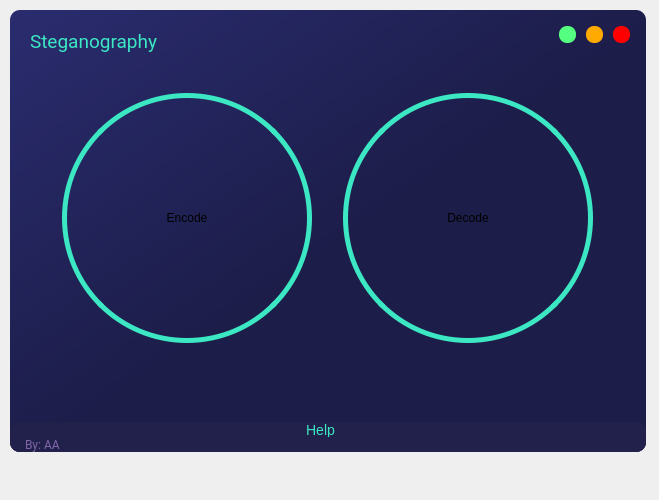
<?xml version="1.0" encoding="UTF-8"?>
<ui version="4.0">
 <class>MainWindow</class>
 <widget class="QMainWindow" name="MainWindow">
  <property name="geometry">
   <rect>
    <x>0</x>
    <y>0</y>
    <width>659</width>
    <height>500</height>
   </rect>
  </property>
  <property name="minimumSize">
   <size>
    <width>500</width>
    <height>500</height>
   </size>
  </property>
  <property name="windowTitle">
   <string>MainWindow</string>
  </property>
  <widget class="QWidget" name="centralwidget">
   <widget class="QFrame" name="drop_shadow_frame">
    <property name="geometry">
     <rect>
      <x>10</x>
      <y>10</y>
      <width>636</width>
      <height>442</height>
     </rect>
    </property>
    <property name="styleSheet">
     <string notr="true">background-color: qlineargradient(spread:pad, x1:0, y1:0, x2:1, y2:1, stop:0 rgba(42, 44, 111, 255), stop:0.521368 rgba(28, 29, 73, 255));
border-radius: 10px;</string>
    </property>
    <property name="frameShape">
     <enum>QFrame::NoFrame</enum>
    </property>
    <property name="frameShadow">
     <enum>QFrame::Raised</enum>
    </property>
    <layout class="QGridLayout" name="gridLayout">
     <property name="leftMargin">
      <number>0</number>
     </property>
     <property name="topMargin">
      <number>0</number>
     </property>
     <property name="rightMargin">
      <number>0</number>
     </property>
     <property name="bottomMargin">
      <number>0</number>
     </property>
     <item row="2" column="0">
      <widget class="QFrame" name="credits_bar">
       <property name="maximumSize">
        <size>
         <width>16777215</width>
         <height>30</height>
        </size>
       </property>
       <property name="styleSheet">
        <string notr="true">background-color: rgb(33, 33, 75);</string>
       </property>
       <property name="frameShape">
        <enum>QFrame::NoFrame</enum>
       </property>
       <property name="frameShadow">
        <enum>QFrame::Raised</enum>
       </property>
       <layout class="QHBoxLayout" name="horizontalLayout_2">
        <property name="spacing">
         <number>0</number>
        </property>
        <property name="leftMargin">
         <number>0</number>
        </property>
        <property name="topMargin">
         <number>0</number>
        </property>
        <property name="rightMargin">
         <number>0</number>
        </property>
        <property name="bottomMargin">
         <number>0</number>
        </property>
        <item>
         <widget class="QFrame" name="frame_label_credits">
          <property name="frameShape">
           <enum>QFrame::StyledPanel</enum>
          </property>
          <property name="frameShadow">
           <enum>QFrame::Raised</enum>
          </property>
          <layout class="QVBoxLayout" name="verticalLayout_3">
           <property name="spacing">
            <number>0</number>
           </property>
           <property name="leftMargin">
            <number>15</number>
           </property>
           <property name="topMargin">
            <number>0</number>
           </property>
           <property name="rightMargin">
            <number>0</number>
           </property>
           <property name="bottomMargin">
            <number>0</number>
           </property>
           <item>
            <widget class="QPushButton" name="bmw">
             <property name="styleSheet">
              <string notr="true">color: rgb(60, 231, 195);
font:14px;</string>
             </property>
             <property name="text">
              <string>Help</string>
             </property>
            </widget>
           </item>
           <item>
            <widget class="QLabel" name="label_credits">
             <property name="font">
              <font>
               <family>Roboto</family>
              </font>
             </property>
             <property name="styleSheet">
              <string notr="true">color: rgb(128, 102, 168);</string>
             </property>
             <property name="text">
              <string>By: AA</string>
             </property>
            </widget>
           </item>
          </layout>
         </widget>
        </item>
        <item>
         <widget class="QFrame" name="frame_grip">
          <property name="minimumSize">
           <size>
            <width>30</width>
            <height>30</height>
           </size>
          </property>
          <property name="maximumSize">
           <size>
            <width>30</width>
            <height>30</height>
           </size>
          </property>
          <property name="styleSheet">
           <string notr="true">padding: 5px;</string>
          </property>
          <property name="frameShape">
           <enum>QFrame::StyledPanel</enum>
          </property>
          <property name="frameShadow">
           <enum>QFrame::Raised</enum>
          </property>
         </widget>
        </item>
       </layout>
      </widget>
     </item>
     <item row="1" column="0">
      <widget class="QFrame" name="content_bar">
       <property name="styleSheet">
        <string notr="true">background-color: none;</string>
       </property>
       <property name="frameShape">
        <enum>QFrame::StyledPanel</enum>
       </property>
       <property name="frameShadow">
        <enum>QFrame::Raised</enum>
       </property>
       <layout class="QVBoxLayout" name="verticalLayout_4">
        <item>
         <widget class="QStackedWidget" name="stackedWidget">
          <property name="styleSheet">
           <string notr="true">background-color: none;</string>
          </property>
          <property name="currentIndex">
           <number>0</number>
          </property>
          <widget class="QWidget" name="page_home">
           <layout class="QVBoxLayout" name="verticalLayout_5">
            <property name="spacing">
             <number>0</number>
            </property>
            <property name="leftMargin">
             <number>0</number>
            </property>
            <property name="topMargin">
             <number>0</number>
            </property>
            <property name="rightMargin">
             <number>0</number>
            </property>
            <property name="bottomMargin">
             <number>0</number>
            </property>
            <item>
             <widget class="QFrame" name="frame_content_home">
              <property name="frameShape">
               <enum>QFrame::StyledPanel</enum>
              </property>
              <property name="frameShadow">
               <enum>QFrame::Raised</enum>
              </property>
              <layout class="QVBoxLayout" name="verticalLayout_9">
               <item>
                <widget class="QFrame" name="frame_infos">
                 <property name="frameShape">
                  <enum>QFrame::StyledPanel</enum>
                 </property>
                 <property name="frameShadow">
                  <enum>QFrame::Raised</enum>
                 </property>
                 <layout class="QHBoxLayout" name="horizontalLayout_4">
                  <item>
                   <widget class="QFrame" name="frame_circle_1">
                    <property name="minimumSize">
                     <size>
                      <width>250</width>
                      <height>250</height>
                     </size>
                    </property>
                    <property name="maximumSize">
                     <size>
                      <width>250</width>
                      <height>250</height>
                     </size>
                    </property>
                    <property name="styleSheet">
                     <string notr="true">QFrame{
	border: 5px solid rgb(60, 231, 195);
	border-radius: 125px;
}
QFrame:hover {
	border: 5px solid rgb(105, 95, 148);
}</string>
                    </property>
                    <property name="frameShape">
                     <enum>QFrame::StyledPanel</enum>
                    </property>
                    <property name="frameShadow">
                     <enum>QFrame::Raised</enum>
                    </property>
                    <layout class="QVBoxLayout" name="verticalLayout_6">
                     <property name="spacing">
                      <number>10</number>
                     </property>
                     <property name="leftMargin">
                      <number>10</number>
                     </property>
                     <property name="topMargin">
                      <number>50</number>
                     </property>
                     <property name="rightMargin">
                      <number>10</number>
                     </property>
                     <property name="bottomMargin">
                      <number>50</number>
                     </property>
                     <item>
                      <widget class="QPushButton" name="pushButton">
                       <property name="cursor">
                        <cursorShape>OpenHandCursor</cursorShape>
                       </property>
                       <property name="statusTip">
                        <string>Choose the cover image</string>
                       </property>
                       <property name="whatsThis">
                        <string>Choose the cover image</string>
                       </property>
                       <property name="styleSheet">
                        <string notr="true">font: 18pt &quot;MS Shell Dlg 2&quot;;</string>
                       </property>
                       <property name="text">
                        <string>Encode</string>
                       </property>
                      </widget>
                     </item>
                    </layout>
                   </widget>
                  </item>
                  <item>
                   <widget class="QFrame" name="frame_circle_2">
                    <property name="minimumSize">
                     <size>
                      <width>250</width>
                      <height>250</height>
                     </size>
                    </property>
                    <property name="maximumSize">
                     <size>
                      <width>250</width>
                      <height>250</height>
                     </size>
                    </property>
                    <property name="styleSheet">
                     <string notr="true">QFrame{
	border: 5px solid rgb(60, 231, 195);
	border-radius: 125px;
}
QFrame:hover {
	border: 5px solid rgb(105, 95, 148);
}</string>
                    </property>
                    <property name="frameShape">
                     <enum>QFrame::StyledPanel</enum>
                    </property>
                    <property name="frameShadow">
                     <enum>QFrame::Raised</enum>
                    </property>
                    <layout class="QVBoxLayout" name="verticalLayout_7">
                     <property name="spacing">
                      <number>10</number>
                     </property>
                     <property name="leftMargin">
                      <number>10</number>
                     </property>
                     <property name="topMargin">
                      <number>50</number>
                     </property>
                     <property name="rightMargin">
                      <number>10</number>
                     </property>
                     <property name="bottomMargin">
                      <number>50</number>
                     </property>
                     <item>
                      <widget class="QPushButton" name="pushButton_2">
                       <property name="cursor">
                        <cursorShape>OpenHandCursor</cursorShape>
                       </property>
                       <property name="styleSheet">
                        <string notr="true">
font: 20pt &quot;MS Shell Dlg 2&quot;;</string>
                       </property>
                       <property name="text">
                        <string>Decode</string>
                       </property>
                      </widget>
                     </item>
                    </layout>
                   </widget>
                  </item>
                 </layout>
                </widget>
               </item>
               <item>
                <widget class="QFrame" name="frame_texts">
                 <property name="minimumSize">
                  <size>
                   <width>600</width>
                   <height>0</height>
                  </size>
                 </property>
                 <property name="maximumSize">
                  <size>
                   <width>16777215</width>
                   <height>100</height>
                  </size>
                 </property>
                 <property name="frameShape">
                  <enum>QFrame::StyledPanel</enum>
                 </property>
                 <property name="frameShadow">
                  <enum>QFrame::Raised</enum>
                 </property>
                 <layout class="QVBoxLayout" name="verticalLayout_10"/>
                </widget>
               </item>
              </layout>
             </widget>
            </item>
           </layout>
          </widget>
          <widget class="QWidget" name="page_credits">
           <widget class="QFrame" name="frame_content_credits">
            <property name="geometry">
             <rect>
              <x>90</x>
              <y>70</y>
              <width>120</width>
              <height>80</height>
             </rect>
            </property>
            <property name="frameShape">
             <enum>QFrame::StyledPanel</enum>
            </property>
            <property name="frameShadow">
             <enum>QFrame::Raised</enum>
            </property>
           </widget>
          </widget>
         </widget>
        </item>
       </layout>
      </widget>
     </item>
     <item row="0" column="0">
      <widget class="QFrame" name="title_bar">
       <property name="maximumSize">
        <size>
         <width>16777215</width>
         <height>50</height>
        </size>
       </property>
       <property name="styleSheet">
        <string notr="true">background-color: none;</string>
       </property>
       <property name="frameShape">
        <enum>QFrame::NoFrame</enum>
       </property>
       <property name="frameShadow">
        <enum>QFrame::Raised</enum>
       </property>
       <layout class="QHBoxLayout" name="horizontalLayout">
        <property name="spacing">
         <number>0</number>
        </property>
        <property name="leftMargin">
         <number>0</number>
        </property>
        <property name="topMargin">
         <number>0</number>
        </property>
        <property name="rightMargin">
         <number>0</number>
        </property>
        <property name="bottomMargin">
         <number>0</number>
        </property>
        <item>
         <widget class="QFrame" name="frame_title">
          <property name="minimumSize">
           <size>
            <width>0</width>
            <height>50</height>
           </size>
          </property>
          <property name="font">
           <font>
            <family>Roboto Condensed Light</family>
            <pointsize>14</pointsize>
           </font>
          </property>
          <property name="frameShape">
           <enum>QFrame::StyledPanel</enum>
          </property>
          <property name="frameShadow">
           <enum>QFrame::Raised</enum>
          </property>
          <widget class="QLabel" name="label_title2">
           <property name="geometry">
            <rect>
             <x>20</x>
             <y>20</y>
             <width>128</width>
             <height>23</height>
            </rect>
           </property>
           <property name="font">
            <font>
             <family>Roboto</family>
             <pointsize>14</pointsize>
            </font>
           </property>
           <property name="styleSheet">
            <string notr="true">color: rgb(60, 231, 195);</string>
           </property>
           <property name="text">
            <string>&lt;html&gt;&lt;head/&gt;&lt;body&gt;&lt;p&gt;Steganography&lt;/p&gt;&lt;/body&gt;&lt;/html&gt;</string>
           </property>
          </widget>
         </widget>
        </item>
        <item>
         <widget class="QFrame" name="frame_btns">
          <property name="maximumSize">
           <size>
            <width>100</width>
            <height>16777215</height>
           </size>
          </property>
          <property name="frameShape">
           <enum>QFrame::StyledPanel</enum>
          </property>
          <property name="frameShadow">
           <enum>QFrame::Raised</enum>
          </property>
          <layout class="QHBoxLayout" name="horizontalLayout_3">
           <item>
            <widget class="QPushButton" name="btn_maximize">
             <property name="minimumSize">
              <size>
               <width>16</width>
               <height>16</height>
              </size>
             </property>
             <property name="maximumSize">
              <size>
               <width>17</width>
               <height>17</height>
              </size>
             </property>
             <property name="toolTip">
              <string>Maximize</string>
             </property>
             <property name="styleSheet">
              <string notr="true">QPushButton {
	border: none;
	border-radius: 8px;	
	background-color: rgb(85, 255, 127);
}
QPushButton:hover {	
	background-color: rgba(85, 255, 127, 150);
}</string>
             </property>
             <property name="text">
              <string/>
             </property>
            </widget>
           </item>
           <item>
            <widget class="QPushButton" name="btn_minimize">
             <property name="minimumSize">
              <size>
               <width>16</width>
               <height>16</height>
              </size>
             </property>
             <property name="maximumSize">
              <size>
               <width>17</width>
               <height>17</height>
              </size>
             </property>
             <property name="toolTip">
              <string>Minimize</string>
             </property>
             <property name="styleSheet">
              <string notr="true">QPushButton {
	border: none;
	border-radius: 8px;		
	background-color: rgb(255, 170, 0);
}
QPushButton:hover {	
	background-color: rgba(255, 170, 0, 150);
}</string>
             </property>
             <property name="text">
              <string/>
             </property>
            </widget>
           </item>
           <item>
            <widget class="QPushButton" name="btn_close">
             <property name="minimumSize">
              <size>
               <width>16</width>
               <height>16</height>
              </size>
             </property>
             <property name="maximumSize">
              <size>
               <width>17</width>
               <height>17</height>
              </size>
             </property>
             <property name="toolTip">
              <string>Close</string>
             </property>
             <property name="styleSheet">
              <string notr="true">QPushButton {
	border: none;
	border-radius: 8px;		
	background-color: rgb(255, 0, 0);
}
QPushButton:hover {		
	background-color: rgba(255, 0, 0, 150);
}</string>
             </property>
             <property name="text">
              <string/>
             </property>
            </widget>
           </item>
          </layout>
         </widget>
        </item>
       </layout>
      </widget>
     </item>
    </layout>
   </widget>
  </widget>
 </widget>
 <resources/>
 <connections/>
</ui>
